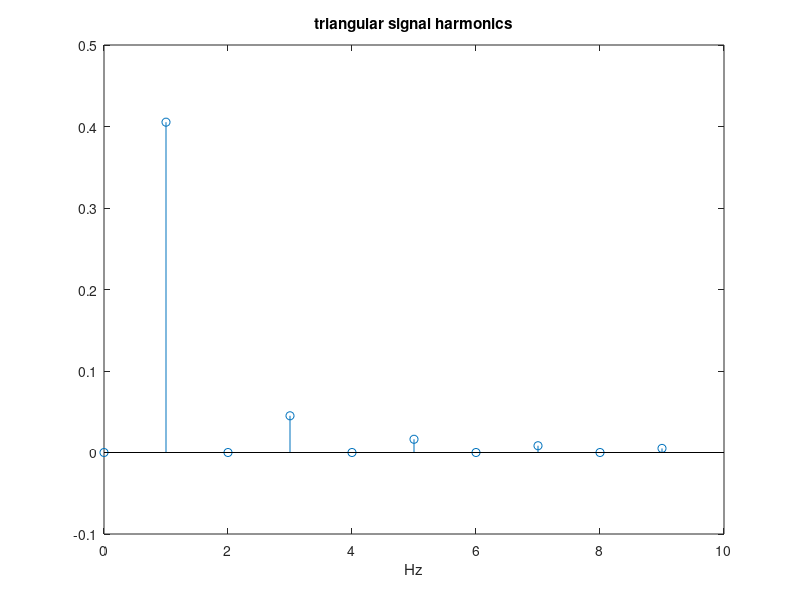

This figure's MATLAB source:
%Fourier Transfom of triangular signal
fy=1; %signal frequency in Hz
wy=2*pi*fy; %signal frequency in rad/s
Ty=1/fy; %signal period in seconds
N=256;
fs=N*fy; %sampling frequency in Hz
tiv=1/fs; %time interval between samples;
t=0:tiv:(Ty-tiv); %time intervals set
y=-sawtooth(wy*t,0.5); %signal data set
fou=fft(y,fs); %Fourier Transform (set of complex numbers)
hmag=real(fou); ah=hmag/N; %get set of harmonic amplitudes
stem(0:9,ah(1:10)); hold on; %plot of first 10 harmonics
plot([0 10],[0 0],'k');
xlabel('Hz'); title('triangular signal harmonics');